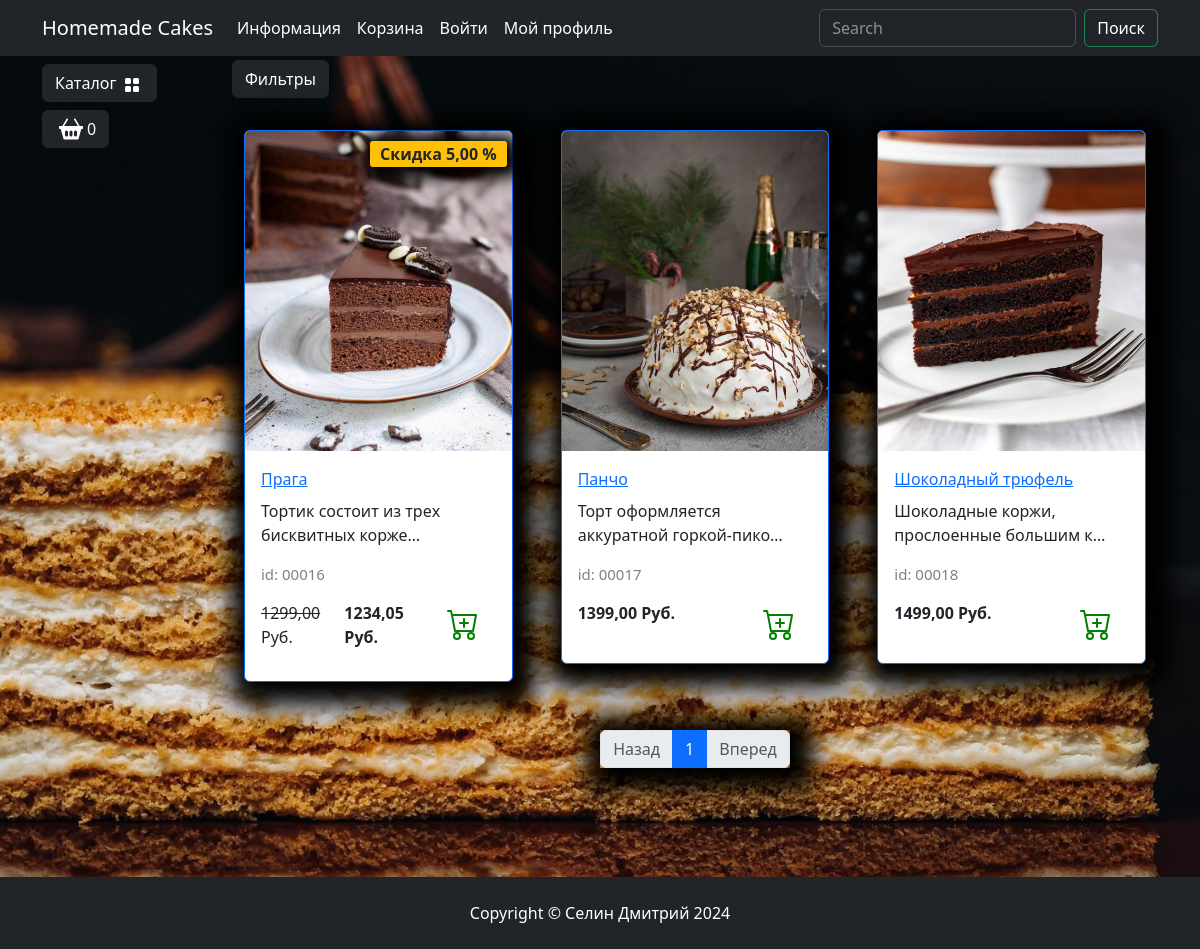
/catalog/shokoladnye-torty/, run on the app's committed database.
### goods/models.py (models this page shows, shortened)
class Products(models.Model):
    name = models.CharField(max_length=150, unique=True, verbose_name="Название")
    slug = models.SlugField(max_length=200, unique=True, blank=True, null=True, verbose_name="URL")
    description = models.TextField(blank=True, null=True, verbose_name="Описание")
    image = models.ImageField(upload_to="goods_images", blank=True, null=True, verbose_name="Изображение")
    price = models.DecimalField(default=0.00, max_digits=7, decimal_places=2, verbose_name="Цена")
    dicsount = models.DecimalField(default=0.00, max_digits=4, decimal_places=2, verbose_name="Скидка на товар(%)")
    quantity = models.PositiveBigIntegerField(default=0, verbose_name="Количество")
    category = models.ForeignKey(to=Categories, on_delete=models.CASCADE, verbose_name='Категория')
    class Meta:
        db_table = "product"
        verbose_name = "Продукт"
        verbose_name_plural = "Продукты"
        ordering = ("id",)
    def display_id(self):
        return f"{self.id:05}"
    def sell_price(self):
        if self.dicsount:
            return round(self.price - (self.price * self.dicsount) / 100, 2)
        else:
            return self.price

### goods/views.py (the view)
# urls.py: path('catalog/', include('goods.urls', namespace='catalog')),
def catalog(request, category_slug, page=1):
    if category_slug == "all":
        goods = Products.objects.all() # получение всех товаров из базы данных
    else:
        goods = get_list_or_404(Products.objects.filter(category__slug=category_slug))
    paginator = Paginator(goods, 3)
    current_page = paginator.page(page)
    context = {
        "title": "HC - Каталог",
        "goods": current_page,
        "slug_url": category_slug,
    }
    return render(request, "goods/catalog.html", context)

### goods/templatetags/goods_tags.py (called while the page is built)
@register.simple_tag()
def tag_categories():
    return Categories.objects.all()

### goods/templates/goods/catalog.html (shortened to what this page needs)
{% extends "main/base.html" %}
{% load static %}
{% block content %}
<div class="row">
    <div class="dropdown mb-2">
        <button class="btn btn-secondary dropdown-toggle btn-dark" type="button" data-bs-toggle="dropdown"
            aria-expanded="false">
            Фильтры
        </button>
    </div>
    {% for product in goods %}
        <div class="col-lg-4 col-md-6 p-4">
            <div class="card border-primary rounded custom-shadow">
                {% if product.image %}
                    <img src="{{ product.image.url }}" class="card-img-top" alt="{{ product.name }}">
                {% else %}
                    <img src="{% static "deps/images/Not found image.png" %}" class="card-img-top" alt="...">
                {% endif %}
                <div class="card-body">
                    <a href="{% url "catalog:product" product.slug %}">
                        <p class="card-title text-truncate">{{ product.name }}</p>
                    </a>
                    <p class="card-text">{{ product.description|truncatechars:40 }}</p>
                    <p class="product_id">id: {{ product.display_id }}</p>
                    <div class="d-flex justify-content-between">
                        {% if product.dicsount %}
                            <p><s>{{ product.price }}</s> Руб.</p>
                            <p><strong>{{ product.sell_price }} Руб.</strong></p>
                            <span class="badge bg-warning text-dark">Скидка {{ product.dicsount }} %</span>
                        {% else %}
                            <p><strong>{{ product.price }} Руб.</strong></p>
                        {% endif %}
                        <a href="#" class="btn add-to-cart">
                            <img class="mx-1" src="{% static "deps/icons/cart-plus.svg" %}" alt="Catalog Icon"
                                width="32" height="32">
                        </a>
                    </div>
                </div>
            </div>
        </div>
    {% endfor %}
</div>
<nav aria-label="Page navigation example">
    <ul class="pagination justify-content-center my-4">
        <div class="custom-shadow d-flex">
            <li class="page-item {% if not goods.has_previous %} disabled {% endif %}">
              <a class="page-link" href="{% if goods.has_previous %}
                {% url "catalog:index" slug_url goods.previous_page_number %}
              {% else %}
              #
              {% endif %}">Назад</a>
            </li>
            {% for page in goods.paginator.page_range %}
                {% if page >= goods.number|add:-2 and page <= goods.number|add:2 %}
                    <li class="page-item {% if goods.number == page %} active {% endif %}">
                        <a class="page-link" href="{% url "catalog:index" slug_url page %}">{{ page }}</a>
                    </li>
                {% endif %}
            {% endfor %}
            <li class="page-item {% if not goods.has_next %}disabled{% endif %}">
                <a class="page-link" href="{% if goods.has_next %}
                  {% url "catalog:index" slug_url goods.next_page_number %}
                {% else %}
                #
                {% endif %}">Вперед</a>
            </li>
        </div>
    </ul>
</nav>
{% endblock content %}
{% block footer %}
<footer class="py-4 bg-dark">
    <div class="container">
        <p class="m-0 text-center text-white">Copyright &copy; Селин Дмитрий 2024</p>
    </div>
</footer>
{% endblock footer %}

### static/deps/css/my_css.css (style rules this page uses)
body { background-image: url("../images/bg-image_1.jpg"); background-repeat: no-repeat; background-attachment: fixed; background-position: center center; background-size: cover; height: 100%; }
.dropdown-toggle::after { content: none; }
.custom-shadow { box-shadow: 5px 5px 25px 19px #000000; }
.product_id { color: gray; font-size: 15px; }
.badge.bg-warning.text-dark { position: absolute; top: 10px; right: 5px; z-index: 1; padding: 5px 10px; border-radius: 3px; font-size: 1rem; box-shadow: 2px 2px 15px 9px #000000; }

### data on the page
Products: image (picture), name "Прага", description "Тортик состоит из трех бисквитных корже…", display_id "00016", price "1299,00", sell_price "1234,05", dicsount "5,00"
Products: image (picture), name "Панчо", description "Торт оформляется аккуратной горкой-пико…", display_id "00017", price "1399,00"
Products: image (picture), name "Шоколадный трюфель", description "Шоколадные коржи, прослоенные большим к…", display_id "00018", price "1499,00"

### other printed values
{{ page }} "1"
